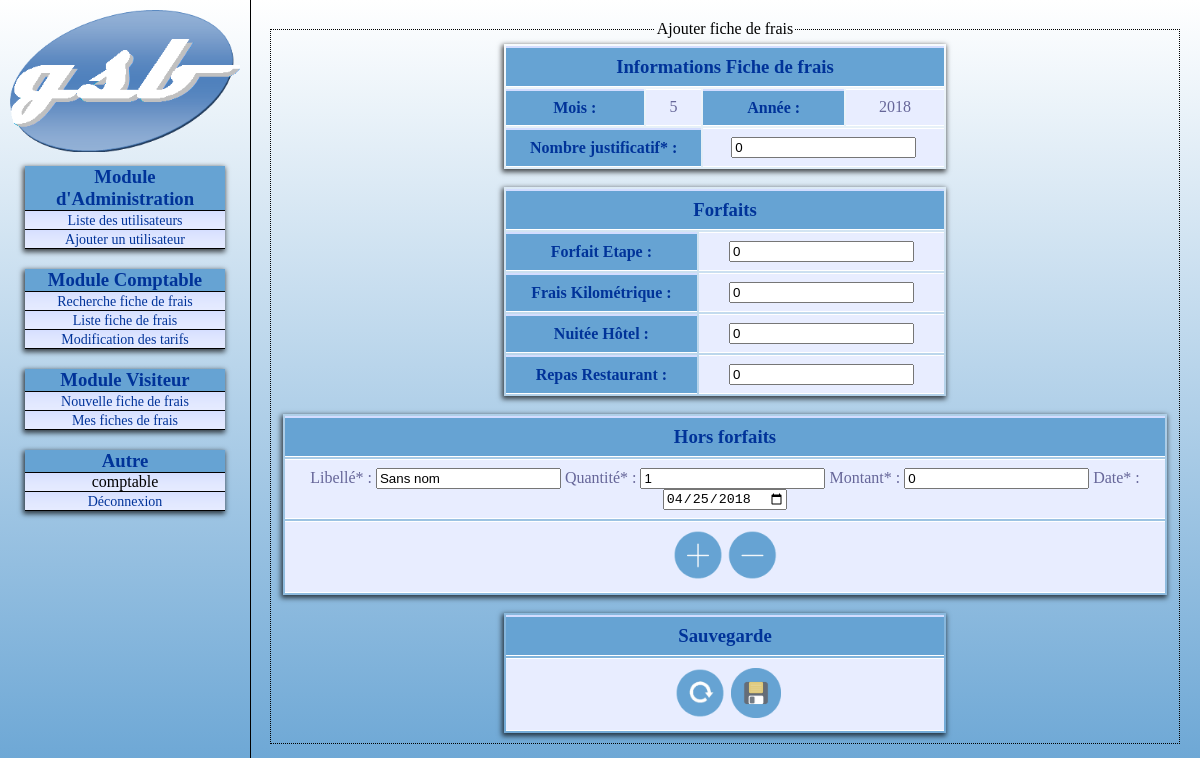
The page /visiteur-ajouterForm.php (signed in) on the database its author committed.
### tables this page shows
CREATE TABLE IF NOT EXISTS `Forfait` (
  `id` char(3) NOT NULL,
  `libelle` char(30) DEFAULT NULL,
  `montant` decimal(5,2) DEFAULT NULL,
  PRIMARY KEY (`id`)
);

### include/AccesDonnees.lib.php (called while the page is built, shortened)
<?php
$modeacces = "mysqli";
function executeSQL($sql) {
	global $modeacces, $connexion;
	if ($modeacces=="mysqli") {
		$result = $connexion->query($sql)
		or die ("Erreur SQL de <b>".$_SERVER["SCRIPT_NAME"]."</b>.<br />
			 Dans le fichier : ".__FILE__." a la ligne : ".__LINE__."<br />".
				mysqli_error_list($connexion)[0]['error'].
				"<br /><br />
				<b>REQUETE SQL : </b>$sql<br />");
				return $result;
	}
}
function tableSQL($sql) {
	global $modeacces, $connexion;
	$result = executeSQL($sql);
	$rows=array();
	if ($modeacces=="mysqli") {
		while ($row = $result->fetch_array(MYSQLI_BOTH)) {
			array_push($rows,$row);
		}
	}
	return $rows;
}
?>

### include/database.lib.php (called while the page is built, shortened)
<?php
function secureDataAAfficher($var) {
	return htmlentities(utf8_encode($var));
}
?>

### visiteur-ajouterForm.php (the view, shortened to what this page needs)
<?php
require_once 'include/database.lib.php';
include 'layouts/head.inc.php';
?>
<form action="visiteur-ajouterAction.php" method="post">
	<fieldset>
		<legend>Ajouter fiche de frais</legend>
		<table>
			<thead>
				<tr>
					<td class="tdTableGauche" colspan="4"><h3>Informations Fiche de frais</h3></td>
				</tr>
			</thead>
			<tbody>
				<?php
					$day   = date("j");
					$month = date("n");
					$year  = date("Y");
					if($day >= NUMERO_JOUR_DE_CLOTURE) {
						$month++;
					}
				?>
				<tr>
					<td  class="tdTableGauche"><label for="mois">Mois :</label></td>
					<td>
	               		<?php
	               			echo $month;
	               		?>
	               	</td>
	               	<td  class="tdTableGauche"><label for="annee">Ann&#233;e :</label></td>
	                <td>
	               		<?php
	               			echo $year;
	               		?>
	               	</td>
				</tr>
	            <tr>
	                <td colspan="2" class="tdTableGauche"><label for="nbJustificatifs">Nombre justificatif* :</label></td>
	                <td colspan="2"><input id="nbJustificatifs" name="nbJustificatifs" type="number" min="0" value="0" size="5" /></td>
	            </tr>
            </tbody>
		</table>
		<br />
		<table>
			<thead>
				<tr>
					<td class="tdTableGauche" colspan="2"><h3>Forfaits</h3></td>
				</tr>
			</thead>
			<tbody>
				<?php
					$sql = "SELECT id, libelle FROM Forfait";
					$listeForfaits = tableSQL($sql);
					foreach ($listeForfaits as $key => $forfait) {
						?>
							<tr>
								<td class="tdTableGauche"><label for="<?php echo secureDataAAfficher($forfait['id']);?>"><?php echo secureDataAAfficher($forfait['libelle']);?> : </label></td>
				               	<td><input id="<?php echo secureDataAAfficher($forfait['id']);?>" name="<?php echo secureDataAAfficher($forfait['id']);?>" type="number" min="0" value="0" /></td>
				            </tr>
						<?php
					}
				?>
			</tbody>
		</table>
		<br />
		<table>
			<thead>
				<tr>
					<td class="tdTableGauche" colspan="2"><h3>Hors forfaits</h3></td>
				</tr>
			</thead>
			<tbody>
				<tr>
					<td><div id="horsForfaitContainer"></div></td>
				</tr>
				<tr>
					<td colspan="2">
						<img class="icone" onclick="ajouter_horsForfait()" src="images/icones/add.png" alt="R&#233;initialiser">
			  			<img class="icone" onclick="retirer_horsForfait()" src="images/icones/remove.png" alt="R&#233;initialiser">
			  		</td>
				</tr>
			</tbody>
		</table>
		<br />
		<table>
			<thead>
				<tr>
					<td class="tdTableGauche" colspan="2"><h3>Sauvegarde</h3></td>
				</tr>
			</thead>
			<tbody>
				<tr>
					<td colspan="4"><button class="icone" title="R&#233;initialiser" type="reset"><img src="images/icones/reset.png" alt="R&#233;initialiser"></button><input class="icone" type="image" src="images/icones/save.png" title="Ajouter la fiche de frais" alt="Ajouter la fiche de frais" /></td>
				</tr>
			</tbody>
		</table>
	</fieldset>
</form>
<?php
include 'layouts/footer.inc.php';

### styles/default.css (style rules this page uses)
* { margin: 0; }
body, html { height: 100%; background: #e0e0e0; background-image:linear-gradient(white, #66A3D3); background-attachment: fixed; background-repeat: no-repeat; }
fieldset { border: 1px dotted black; }
div.wrap div.content table { margin: auto; box-shadow: -1px 2px 5px 1px rgba(0, 0, 0, 0.7); min-width: 50%; text-align: center; }
div.wrap div.content table thead { font-weight: bold; padding: 8px; background: #66A3D3 ; border-top: 2px solid #d3ddff; border-bottom: 1px solid #fff; color: #039; }
div.wrap div.content table td { padding: 8px; border-bottom: 1px solid #fff; color: #669; border-top: 1px solid #fff; background: #e8edff url('http://1.bp.blogspot.com/_xDpoN6UfFFY/S-J2f5yBC3I/AAAAAAAACbY/zWXYXsR-w5E/s1600/gradback.png') repeat-x; }
div.wrap div.content table td.tdTableGauche { font-weight: bold; padding: 8px; background: #66A3D3 ; border-top: 2px solid #d3ddff; border-bottom: 1px solid #fff; color: #039; }
div.wrap div.content input.icone { height: 50px; width: auto; }
div.wrap div.content button.icone { border: none; background: none; cursor: pointer; }
div.wrap div.content button.icone img { height: 50px; width: auto; }
div.wrap div.content img.icone { height: 50px; width: auto; }

### rows shown on the page
forfait: libelle "Forfait Etape"
forfait: libelle "Frais Kilométrique"
forfait: libelle "Nuitée Hôtel"
forfait: libelle "Repas Restaurant"

### other values the page prints
$_SESSION['login'] "comptable"
